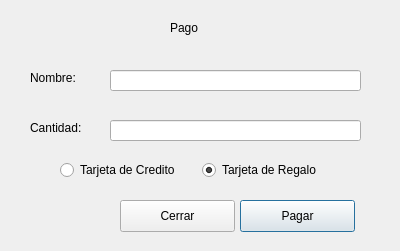
<?xml version="1.0" encoding="UTF-8"?>
<ui version="4.0">
 <class>Pago</class>
 <widget class="QDialog" name="Pago">
  <property name="geometry">
   <rect>
    <x>0</x>
    <y>0</y>
    <width>400</width>
    <height>251</height>
   </rect>
  </property>
  <property name="windowTitle">
   <string>Dialog</string>
  </property>
  <widget class="QLabel" name="label">
   <property name="geometry">
    <rect>
     <x>170</x>
     <y>20</y>
     <width>41</width>
     <height>16</height>
    </rect>
   </property>
   <property name="text">
    <string>Pago</string>
   </property>
  </widget>
  <widget class="QLabel" name="label_2">
   <property name="geometry">
    <rect>
     <x>30</x>
     <y>70</y>
     <width>59</width>
     <height>16</height>
    </rect>
   </property>
   <property name="text">
    <string>Nombre:</string>
   </property>
  </widget>
  <widget class="QLabel" name="label_3">
   <property name="geometry">
    <rect>
     <x>30</x>
     <y>120</y>
     <width>59</width>
     <height>16</height>
    </rect>
   </property>
   <property name="text">
    <string>Cantidad:</string>
   </property>
  </widget>
  <widget class="QLineEdit" name="lineEdit">
   <property name="geometry">
    <rect>
     <x>110</x>
     <y>70</y>
     <width>251</width>
     <height>21</height>
    </rect>
   </property>
   <property name="readOnly">
    <bool>true</bool>
   </property>
  </widget>
  <widget class="QLineEdit" name="lineEdit_2">
   <property name="geometry">
    <rect>
     <x>110</x>
     <y>120</y>
     <width>251</width>
     <height>21</height>
    </rect>
   </property>
  </widget>
  <widget class="QPushButton" name="pushButton_5">
   <property name="geometry">
    <rect>
     <x>240</x>
     <y>200</y>
     <width>115</width>
     <height>32</height>
    </rect>
   </property>
   <property name="text">
    <string>Pagar</string>
   </property>
  </widget>
  <widget class="QPushButton" name="pushButton_6">
   <property name="geometry">
    <rect>
     <x>120</x>
     <y>200</y>
     <width>115</width>
     <height>32</height>
    </rect>
   </property>
   <property name="text">
    <string>Cerrar</string>
   </property>
  </widget>
  <widget class="QWidget" name="">
   <property name="geometry">
    <rect>
     <x>60</x>
     <y>160</y>
     <width>278</width>
     <height>20</height>
    </rect>
   </property>
   <layout class="QHBoxLayout" name="horizontalLayout">
    <item>
     <widget class="QRadioButton" name="radioButton">
      <property name="text">
       <string>Tarjeta de Credito</string>
      </property>
     </widget>
    </item>
    <item>
     <widget class="QRadioButton" name="radioButton_2">
      <property name="text">
       <string>Tarjeta de Regalo</string>
      </property>
      <property name="checked">
       <bool>true</bool>
      </property>
     </widget>
    </item>
   </layout>
  </widget>
 </widget>
 <resources/>
 <connections/>
</ui>
